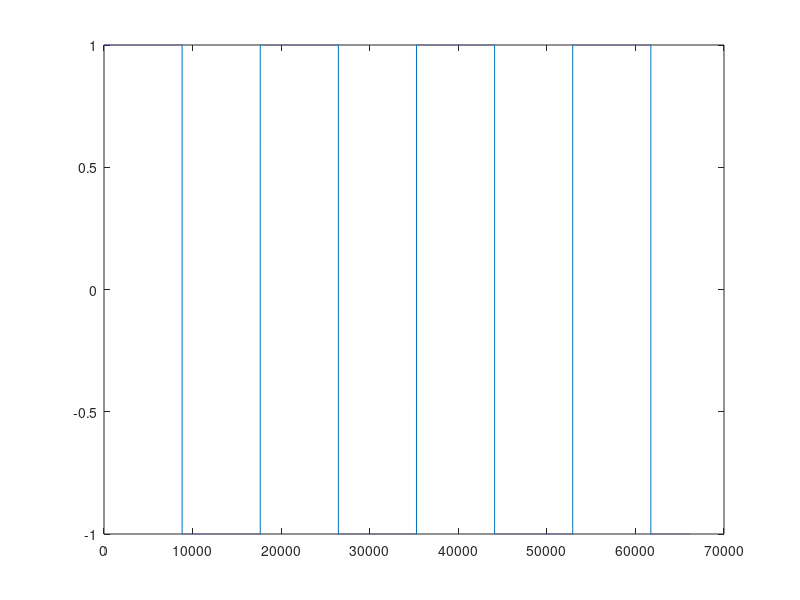
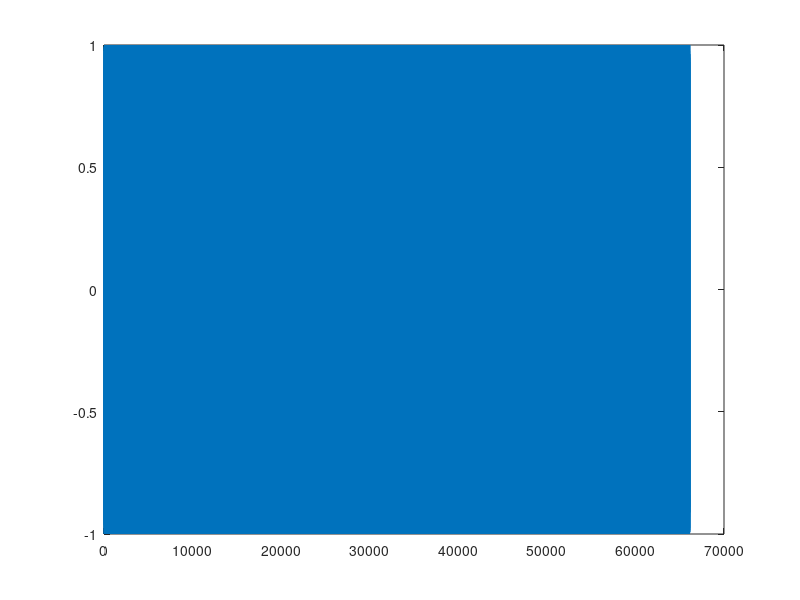
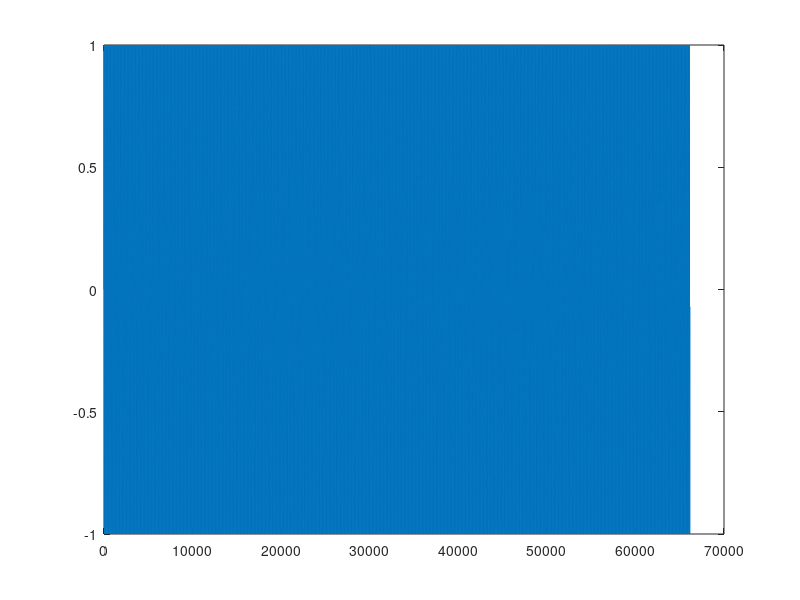
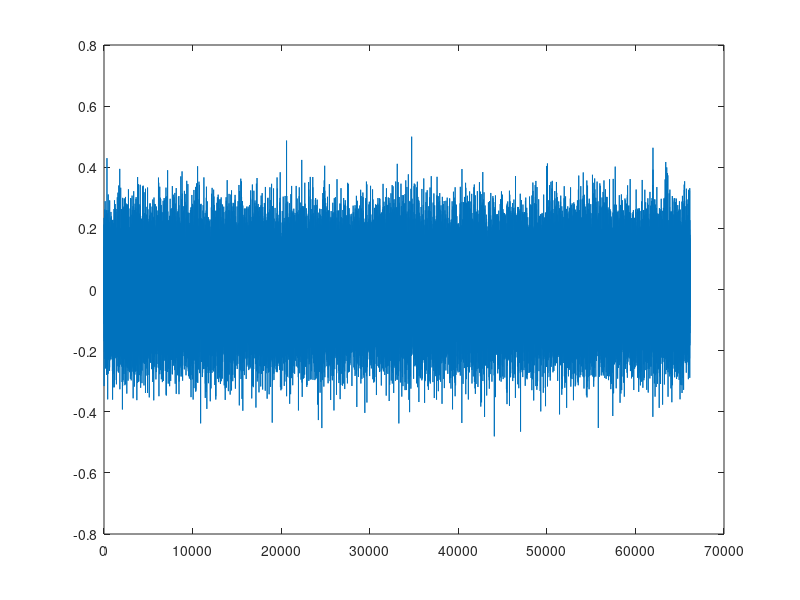

The MATLAB source for these figures, in order:
%==========================================================================
%                     ParaTUS Mask Generation
%==========================================================================
f_square = [2.5]; 
dc_square = [50]; 
weights_square = [1]
f_pure = [7000 500];
weights_pure = [1 1]; 
weights_noise = .5; 
fs = 44100; 
duration = 1.5; 
t = 0:1/fs:duration-1/fs;


squareWaves = zeros(length(f_square), length(t)); 
sinWaves = zeros(length(f_pure), length(t)); 

% Generate square waves
for i = 1:length(f_square)
    frequency = f_square(i);
    dutyCycle = dc_square(i);
    squareWaves(i, :) = (square(2 * pi * frequency * t, dutyCycle) + 1);
    squareWaves(i, :) = squareWaves(i, :)-1 * weights_square(i); 
    
    figure
    plot(squareWaves(i,:))
end


% Generate sinusoidal waves
for i = 1:length(f_pure)
    frequency = f_pure(i);
    sinWaves(i, :) = sin(2 * pi * frequency * t) * weights_pure(i);
    
    figure
    plot(sinWaves(i,:))
end


% Generate Gaussian white noise 
noiseWave = randn(1,length(t)); 
noiseWave = noiseWave./max(max(noiseWave)); 
noiseWave = noiseWave*weights_noise; 
figure 
plot(noiseWave)

% Combine signals
combined_signal = zeros(1,length(t)); 
for i = 1:size(squareWaves,1)
    combined_signal = combined_signal+squareWaves(i,:); 
end 
for i = 1:size(sinWaves,1)
    combined_signal = combined_signal.*sinWaves(i,:); 
end 
figure
plot(combined_signal)

combined_signal = combined_signal + noiseWave
figure
plot(combined_signal)

maxAbsValue = max(abs(combined_signal));
if maxAbsValue > 1
    combined_signal = combined_signal / maxAbsValue;
end
figure
plot(combined_signal)


figure
plot(t, combined_signal, 'LineWidth',0.5); % Plot the square wave
xlabel('Time (s)');
ylabel('Amplitude');
title('');
axis([0 1 -1.2 1.2]); % Adjust the axis to better visualize the wave
grid on; % Add a grid for easier visualization
% Save the waveform as a WAV file
filename = 'mask_v1.wav';
audiowrite(filename, combined_signal, fs);

sound(combined_signal, fs);
